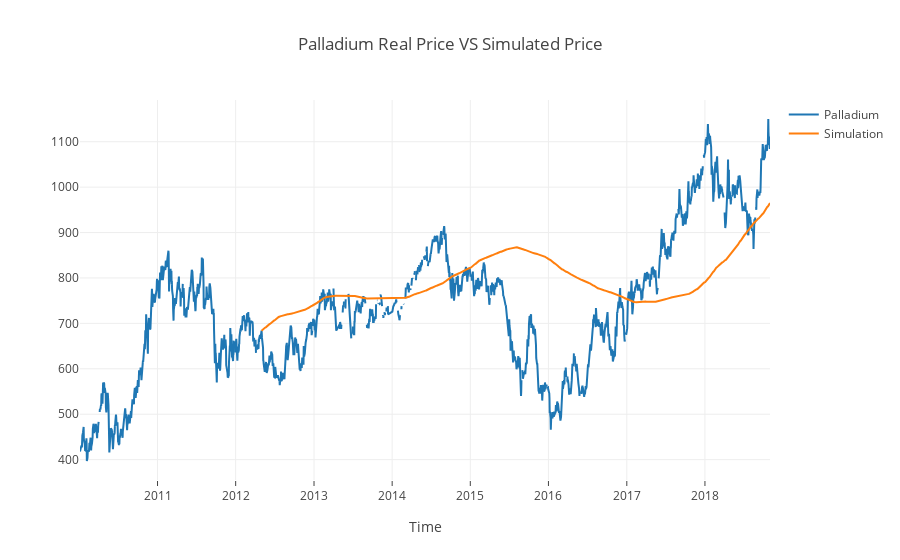

Notebook code cell kept with this figure:
### Code cell
trace2 = go.Scatter(x = df.index, y=df.xpd, mode='lines', name='Palladium')
trace3 = go.Scatter(x= df.index, y=df['Palladium Sim'], mode="lines", name='Simulation')
layout = dict(title = 'Palladium Real Price VS Simulated Price',
              xaxis= dict(title= 'Time',ticklen= 5,zeroline= False)
             )
deta = [ trace2, trace3]
fig = dict(data = deta, layout = layout)
iplot(fig)

### Figure 1 — Plotly figure (JSON) as saved in the notebook; plotly's stock layout.template omitted (floating-point values rounded to 4 significant figures; data arrays with more than 128 entries replaced by an {"elided": "..."} marker saying what was removed)
{"data": [{"mode": "lines", "name": "Palladium", "type": "scatter", "uid": "a50e8f35-0579-43d2-97b5-be7541316572", "x": {"elided": "2246 str values"}, "y": {"elided": "2246 int values"}}, {"mode": "lines", "name": "Simulation", "type": "scatter", "uid": "e4340770-b4a1-4f81-82d9-e0f793973de1", "x": {"elided": "2246 str values"}, "y": {"elided": "2246 float values"}}], "layout": {"title": "Palladium Real Price VS Simulated Price", "xaxis": {"ticklen": 5, "title": "Time", "zeroline": false}}}
